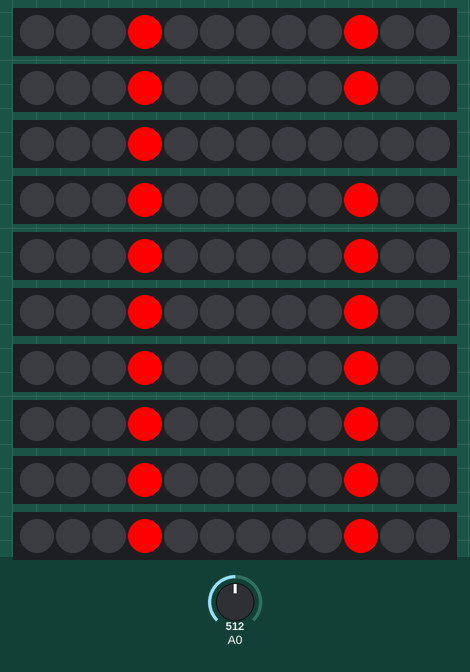
This sketch was run on a simulated Arduino Uno, built with avr-gcc and run on an emulated ATmega328P. Parts: 10 × 12 RGB LEDs in strip order, left to right. The inputs (shaded band) are chosen by the test bench; at power-on: A0 = 512.

Above: at 1.2 s.
1.3 s: A0 set to 691
At 1.66 s:
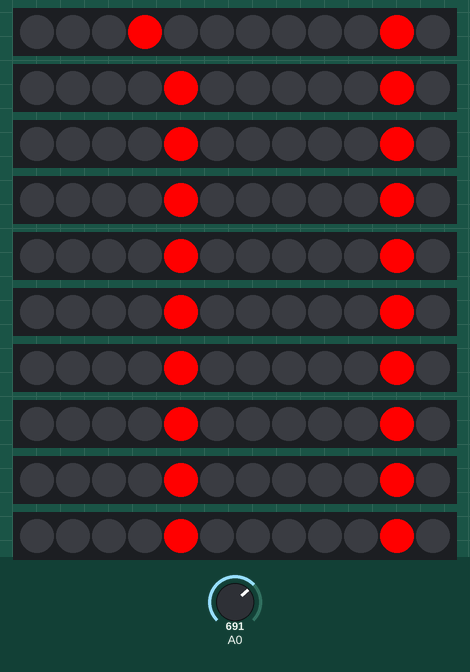
3.0 s: A0 set to 671
At 3.17 s:
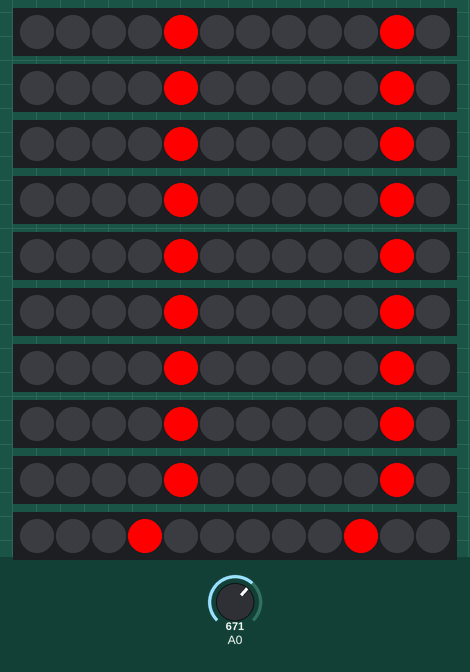
4.5 s: A0 set to 716
At 4.69 s:
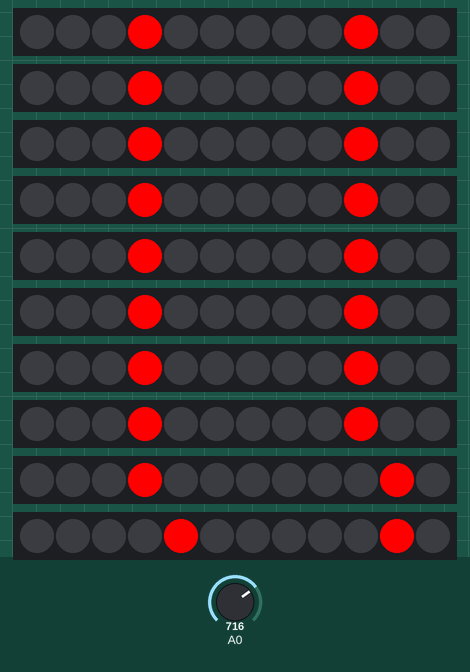
Timing chart, 0 to 7.5 s (numbered marks = the images above; inputs shaded):
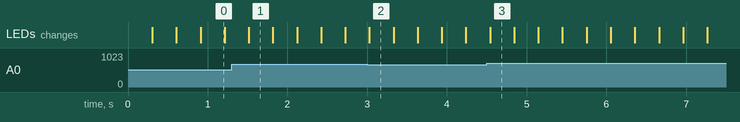

The sketch:

osciloscopio.ino
```cpp
#include <Adafruit_NeoPixel.h>

#define d 10

int coluna = 0;

// Define os LEDs
Adafruit_NeoPixel led2 = Adafruit_NeoPixel(12, 2, NEO_GRB+NEO_KHZ800);
Adafruit_NeoPixel led3 = Adafruit_NeoPixel(12, 3, NEO_GRB+NEO_KHZ800);
Adafruit_NeoPixel led4 = Adafruit_NeoPixel(12, 4, NEO_GRB+NEO_KHZ800);
Adafruit_NeoPixel led5 = Adafruit_NeoPixel(12, 5, NEO_GRB+NEO_KHZ800);
Adafruit_NeoPixel led6 = Adafruit_NeoPixel(12, 6, NEO_GRB+NEO_KHZ800);
Adafruit_NeoPixel led7 = Adafruit_NeoPixel(12, 7, NEO_GRB+NEO_KHZ800);
Adafruit_NeoPixel led8 = Adafruit_NeoPixel(12, 8, NEO_GRB+NEO_KHZ800);
Adafruit_NeoPixel led9 = Adafruit_NeoPixel(12, 9, NEO_GRB+NEO_KHZ800);
Adafruit_NeoPixel led10 = Adafruit_NeoPixel(12, 10, NEO_GRB+NEO_KHZ800);
Adafruit_NeoPixel led11 = Adafruit_NeoPixel(12, 11, NEO_GRB+NEO_KHZ800);

void setup() {
  // Inicializa os LEDs
  led2.begin();
  led3.begin();
  led4.begin();
  led5.begin();
  led6.begin();
  led7.begin();
  led8.begin();
  led9.begin();
  led10.begin();
  led11.begin();
}

void loop() {
  float a=255, b=0, c=0, e=0, f=0, g=0, var = 0, i = 0;
  int j=0, linha=0;
  for(coluna = 2; coluna < 12; coluna++)
  {
  var = analogRead(A0);
  i = linhaDefine(var);
  if(coluna == 2)
 {
   led2.setPixelColor(i, led2.Color(a,b,c));
   led2.show();
   delay(d);
   var = analogRead(A0);
   i = linhaDefine(var);
   led2.setPixelColor(i+6, led2.Color(a,b,c));
   led2.show();
  }
 else if(coluna == 3)
 {
   led3.setPixelColor(i, led3.Color(a,b,c));
   led3.show();
   delay(d);
   var = analogRead(A0);
   i = linhaDefine(var);
   led3.setPixelColor(i+6, led3.Color(a,b,c));
   led3.show();
 }
 else if(coluna == 4)
 {
   led4.setPixelColor(i, led4.Color(a,b,c));
   led4.show();
   delay(d);
   var = analogRead(A0);
   i = linhaDefine(var);
   led4.setPixelColor(i+6, led4.Color(a,b,c));
   led4.show();
 }
 else if(coluna == 5)
 {
   led5.setPixelColor(i, led5.Color(a,b,c));
   led5.show();
   delay(d);
   var = analogRead(A0);
   i = linhaDefine(var);
   led5.setPixelColor(i+6, led5.Color(a,b,c));
   led5.show();
 }
 else if(coluna == 6)
 {
   led6.setPixelColor(i, led6.Color(a,b,c));
   led6.show();
   delay(d);
   var = analogRead(A0);
   i = linhaDefine(var);
   led6.setPixelColor(i+6, led6.Color(a,b,c));
   led6.show();
 }
 else if(coluna == 7)
 {
   led7.setPixelColor(i, led7.Color(a,b,c));
   led7.show();
   delay(d);
   var = analogRead(A0);
   i = linhaDefine(var);
   led7.setPixelColor(i+6, led7.Color(a,b,c));
   led7.show();
 }
 else if(coluna == 8)
 {
   led8.setPixelColor(i, led8.Color(a,b,c));
   led8.show();
   delay(d);
   var = analogRead(A0);
   i = linhaDefine(var);
   led8.setPixelColor(i+6, led8.Color(a,b,c));
   led8.show();
 }
 else if(coluna == 9)
 {
   led9.setPixelColor(i, led9.Color(a,b,c));
   led9.show();
   delay(d);
   var = analogRead(A0);
   i = linhaDefine(var);
   led9.setPixelColor(i+6, led9.Color(a,b,c));
   led9.show();
 }
 else if(coluna == 10)
 {
   led10.setPixelColor(i, led10.Color(a,b,c));
   led10.show();
   delay(d);
   var = analogRead(A0);
   i = linhaDefine(var);
   led10.setPixelColor(i+6, led10.Color(a,b,c));
   led10.show();
 }
 else if(coluna == 11)
 {
   led11.setPixelColor(i, led11.Color(a,b,c));
   led11.show();
   delay(d);
   var = analogRead(A0);
   i = linhaDefine(var);
   led11.setPixelColor(i+6, led11.Color(a,b,c));
   led11.show();
 }
  delay(d);
}
  led2.clear();
  led3.clear();
  led4.clear();
  led5.clear();
  led6.clear();
  led7.clear();
  led8.clear();
  led9.clear();
  led10.clear();
  led11.clear();
}

int linhaDefine(float var)
{
 if(var >=0 && var < 170.5)
 {
   return 0;
 }
 else if(var >= 170.5 && var < 341)
 {
   return 1;
 }
 else if(var >= 341 && var < 511)
 {
   return 2;
 }
 else if(var >=511 && var < 681.5)
 {
   return 3;
 }
 else if(var >=681.5 && var < 852)
 {
   return 4;
 }
 else if(var >=852 && var < 1024)
 {
   return 5;
 }
}

int ledDefine(int x, int y)
{
 int a = 10*x + y;
 return a;
}
```
